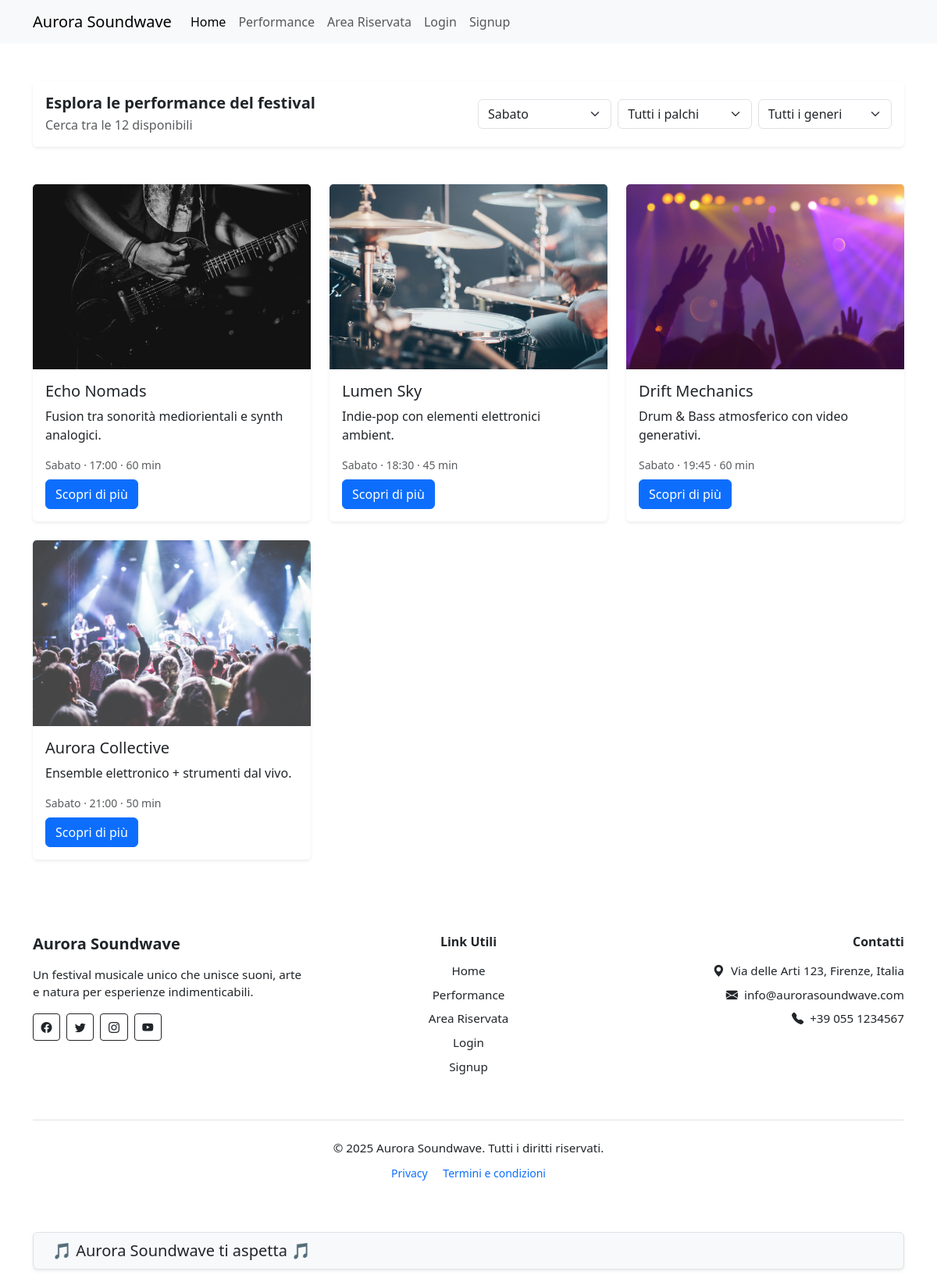
Page /performances?giorno=Sabato on the committed database.
### tables this page shows
CREATE TABLE performances(
    id INTEGER PRIMARY KEY AUTOINCREMENT,
    nome_artista TEXT UNIQUE NOT NULL,
    giorno TEXT CHECK(giorno IN('Venerdi','Sabato','Domenica')) NOT NULL,
    orario TEXT NOT NULL,
    durata INTEGER NOT NULL,
    descrizione TEXT NOT NULL,
    palco TEXT CHECK(palco IN('Palco A','Palco B','Palco C')) NOT NULL,
    genere TEXT NOT NULL,
    immagine TEXT NOT NULL,
    pubblicato INTEGER DEFAULT 0,
    id_organizzatore INTEGER NOT NULL,
    data_inserimento TIMESTAMP DEFAULT CURRENT_TIMESTAMP,
    FOREIGN KEY (id_organizzatore) REFERENCES utenti(id)
);

### routes/public_routes.py (the view)
@public_bp.route("/performances")
def performances():
    n = performances_dao.get_numero_performance_pubblicate()
    giorno = request.args.get('giorno')
    palco = request.args.get('palco')
    genere = request.args.get('genere')
    filtri_presenti = any([
        giorno in ('Venerdi', 'Sabato', 'Domenica'),
        palco in ('Palco A', 'Palco B', 'Palco C'),
        genere in ['Rock', 'Pop', 'Jazz', 'Electronic', 'Hip-Hop', 'Classica']
    ])
    if filtri_presenti:
        performances = performances_dao.get_performances_filtrate(giorno, palco, genere)
    else:
        performances = performances_dao.get_performances_ordinate()
    return render_template("public/performances.html", performances=performances, numero_performance=n)

### dao/performances_dao.py (called while the page is built)
def get_db_connection():
    conn = sqlite3.connect("festival.db")
    conn.row_factory = sqlite3.Row
    return conn

def get_numero_performance_pubblicate():
    try:
        sql = "SELECT COUNT(*) FROM performances WHERE pubblicato = 1"
        with get_db_connection() as conn:
            cursor = conn.cursor()
            cursor.execute(sql)
            n = cursor.fetchone()[0]
            cursor.close()
        return n
    except sqlite3.Error as e:
        logging.error(f"get_numero_performance_pubblicate: {e}")
        return 0

def get_performances_filtrate(giorno=None, palco=None, genere=None):
    try:
        sql = "SELECT * FROM performances WHERE pubblicato = 1"
        params = []
        if giorno:
            sql += " AND giorno = ?"
            params.append(giorno)
        if palco:
            sql += " AND palco = ?"
            params.append(palco)
        if genere:
            sql += " AND genere = ?"
            params.append(genere)
        with get_db_connection() as conn:
            cursor = conn.cursor()
            cursor.execute(sql, tuple(params))
            performances = cursor.fetchall()
            cursor.close()
        return performances
    except sqlite3.Error as e:
        logging.error(f"get_performances_filtrate: {e}")
        return []

### templates/public/performances.html (shortened to what this page needs)
{% extends "base.html" %} {% block title %}Performances | Aurora Soundwave{% endblock %}
{% block content %}
<section class="container mt-5 mb-4">
  <div class="card shadow-sm border-0">
    <div class="card-body">
      <form method="get">
        <div class="row align-items-center justify-content-between">
          <div class="col-md-6 mb-3 mb-md-0">
            <h2 class="h5 fw-bold mb-1">Esplora le performance del festival</h2>
            <p class="text-muted mb-0">Cerca tra le {{numero_performance}} disponibili</p>
          </div>
          <div class="col-md-6">
            <div class="row g-2">
              <div class="col-12 col-md-4">
                <select
                  name="giorno"
                  class="form-select"
                  onchange="this.form.submit()"
                >
                  <option value="Sabato" {% if request.args.get('giorno') == 'Sabato' %}selected{% endif %}>Sabato</option>
                </select>
              </div>
              <div class="col-12 col-md-4">
                <select
                  name="palco"
                  class="form-select"
                  onchange="this.form.submit()"
                >
                  <option value="">Tutti i palchi</option>
                </select>
              </div>
              <div class="col-12 col-md-4">
                <select
                  name="genere"
                  class="form-select"
                  onchange="this.form.submit()"
                >
                  <option value="">Tutti i generi</option>
                </select>
              </div>
            </div>
          </div>
        </div>
      </form>
    </div>
  </div>
</section>
<section class="container mt-5">
  <div class="row row-cols-1 row-cols-md-3 g-4">
    {% for perf in performances %}
    <div class="col">
      <div class="card h-100 shadow-sm border-0">
        <img
          src="{{ perf['immagine'] }}"
          class="card-img-top no-overflow"
          alt="Immagine performance di {{ perf['nome_artista'] }}"
        />
        <div class="card-body">
          <h5 class="card-title">{{ perf['nome_artista'] }}</h5>
          <p class="card-text">{{ perf['descrizione'] }}</p>
          <p class="text-muted small mb-2">
            {{ perf['giorno'] }} · {{ perf['orario'] }} · {{ perf['durata'] }}
            min
          </p>
          <a
            href="{{ url_for('public.performance', id=perf['id']) }}"
            class="btn btn-primary"
          >
            Scopri di più
          </a>
        </div>
      </div>
    </div>
    {% endfor %}
  </div>
</section>
{% endblock %}

### rows in the picture
performances: immagine (picture), nome_artista "Echo Nomads", descrizione "Fusion tra sonorità mediorientali e synth analogici.", giorno "Sabato", orario "17:00", durata "60"
performances: immagine (picture), nome_artista "Lumen Sky", descrizione "Indie-pop con elementi elettronici ambient.", giorno "Sabato", orario "18:30", durata "45"
performances: immagine (picture), nome_artista "Drift Mechanics", descrizione "Drum & Bass atmosferico con video generativi.", giorno "Sabato", orario "19:45", durata "60"
performances: immagine (picture), nome_artista "Aurora Collective", descrizione "Ensemble elettronico + strumenti dal vivo.", giorno "Sabato", orario "21:00", durata "50"

### other values in the picture
{{ numero_performance }} "12"
